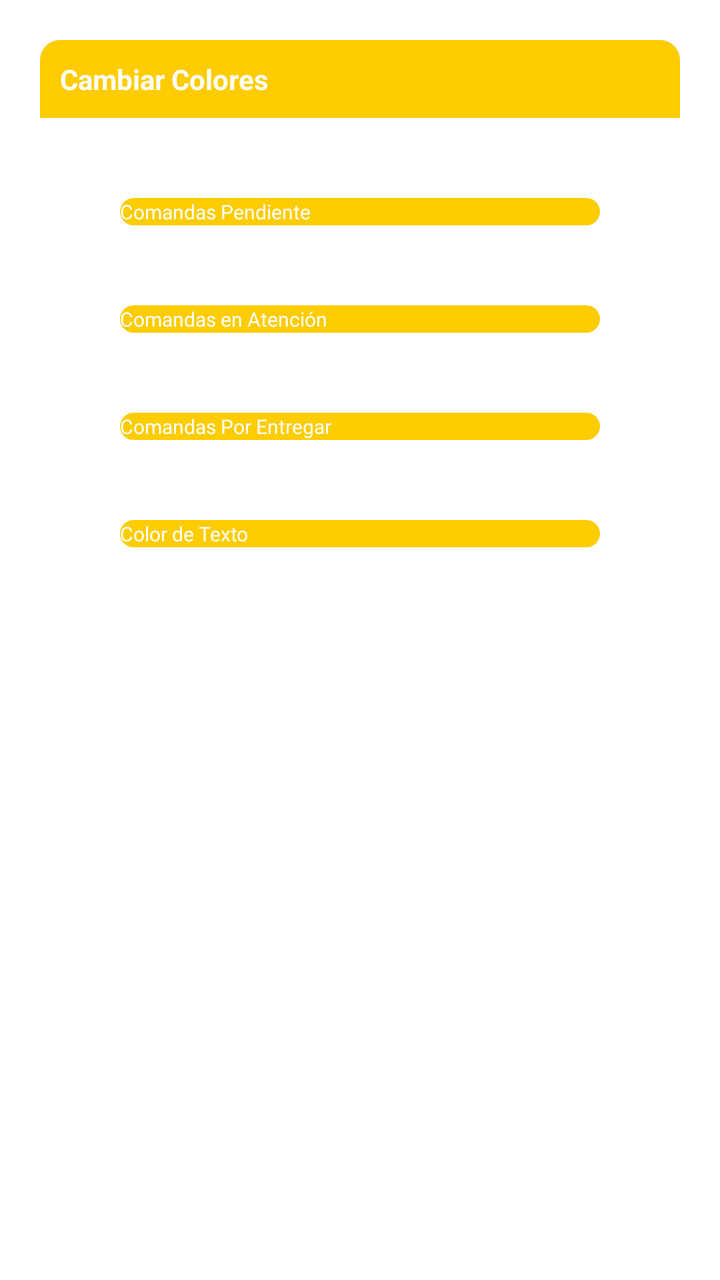
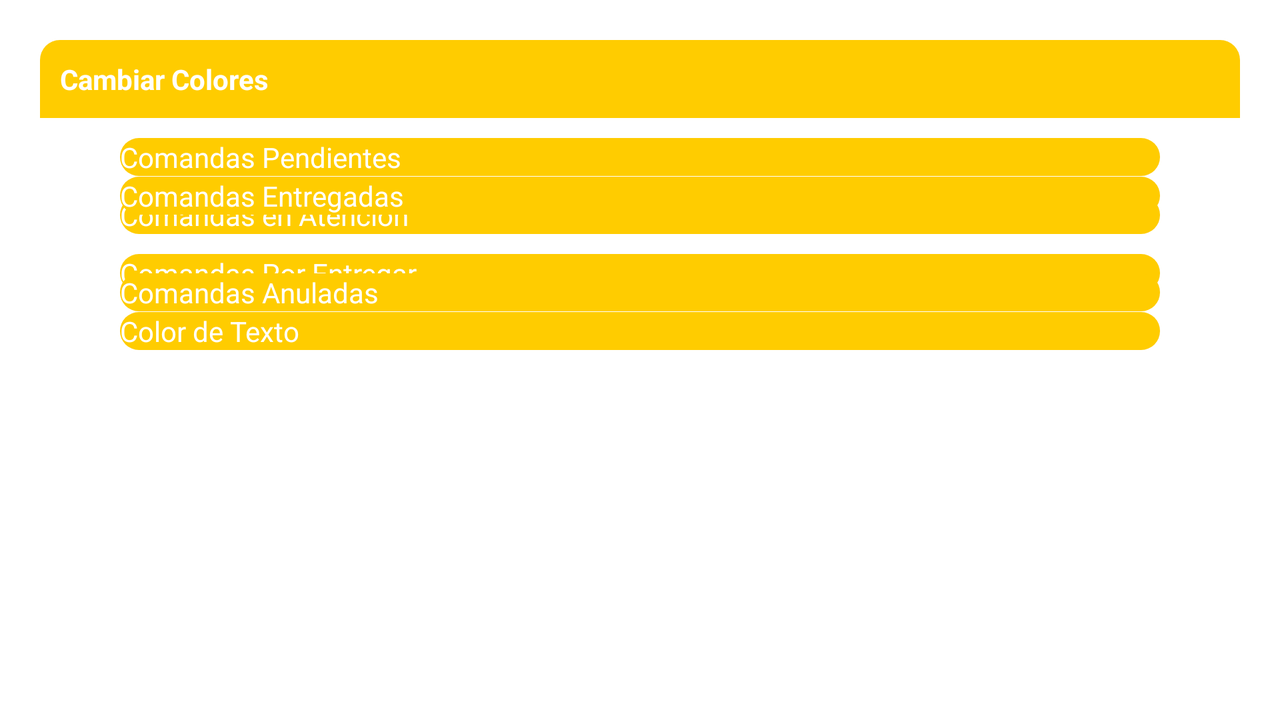

First picture: res/layout/ on a phone held upright. Second picture: the repository's own variant of that layout, on a device whose configuration matches the variant's folder. Source for both follows.
<!-- AndroidManifest.xml: application theme Theme.Responsive -->
<!-- res/layout/layout_color.xml -->
<?xml version="1.0" encoding="utf-8"?>
<androidx.constraintlayout.widget.ConstraintLayout xmlns:android="http://schemas.android.com/apk/res/android"
    xmlns:app="http://schemas.android.com/apk/res-auto"
    android:id="@+id/layoutDialogConfiguracion2"
    android:layout_width="match_parent"
    android:layout_height="wrap_content"
    android:layout_margin="20dp"
    android:padding="20dp"
    >
    <androidx.constraintlayout.widget.ConstraintLayout
        android:id="@+id/layoutDialog2"
        android:layout_width="match_parent"
        android:layout_height="wrap_content"
        android:background="@drawable/dialog_background"
        app:layout_constraintTop_toTopOf="parent"
        >

        <TextView
            android:id="@+id/textTitle"
            android:layout_width="match_parent"
            android:layout_height="wrap_content"
            android:background="@drawable/title__warning_background"
            android:padding="10dp"
            android:textColor="@color/colorWhite"
            android:textSize="14sp"
            android:textStyle="bold"
            android:text="Cambiar Colores"
            app:layout_constraintTop_toTopOf="parent"
            app:layout_constraintBottom_toTopOf="@+id/btnpendiente"
            />
        <Button
            android:id="@+id/btnpendiente"
            android:layout_width="0dp"
            android:layout_height="wrap_content"
            android:layout_marginStart="40dp"
            android:layout_marginEnd="40dp"
            android:layout_marginTop="40dp"

            android:background="@drawable/button_warning_background"
            android:textColor="@color/colorWhite"
            android:textSize="10sp"
            android:text="Comandas Pendiente"
            app:layout_constraintBottom_toTopOf="@+id/btnatencion"
            app:layout_constraintEnd_toEndOf="parent"
            app:layout_constraintStart_toStartOf="parent"
            app:layout_constraintTop_toBottomOf="@+id/textTitle" />
        <Button
            android:id="@+id/btnatencion"
            android:layout_width="0dp"
            android:layout_height="wrap_content"
            android:layout_marginStart="40dp"
            android:layout_marginEnd="40dp"
            android:layout_marginTop="40dp"

            android:background="@drawable/button_warning_background"
            android:textColor="@color/colorWhite"
            android:textSize="10sp"
            android:text="Comandas en Atención"
            app:layout_constraintBottom_toTopOf="@+id/btnentrega"
            app:layout_constraintEnd_toEndOf="parent"
            app:layout_constraintStart_toStartOf="parent"
            app:layout_constraintTop_toBottomOf="@+id/btnpendiente" />
        <Button
            android:id="@+id/btnentrega"
            android:layout_width="0dp"
            android:layout_height="wrap_content"
            android:layout_marginStart="40dp"
            android:layout_marginEnd="40dp"
            android:layout_marginTop="40dp"


            android:background="@drawable/button_warning_background"
            android:textColor="@color/colorWhite"
            android:textSize="10sp"
            android:text="Comandas Por Entregar"
            app:layout_constraintBottom_toTopOf="@+id/btncolortexto"
            app:layout_constraintEnd_toEndOf="parent"
            app:layout_constraintStart_toStartOf="parent"
            app:layout_constraintTop_toBottomOf="@+id/btnatencion" />
        <Button
            android:id="@+id/btncolortexto"
            android:layout_width="0dp"
            android:layout_height="wrap_content"
            android:layout_marginStart="40dp"
            android:layout_marginEnd="40dp"
            android:layout_marginTop="40dp"
            android:layout_marginBottom="40dp"

            android:background="@drawable/button_warning_background"
            android:textColor="@color/colorWhite"
            android:textSize="10sp"
            android:text="Color de Texto"
            app:layout_constraintBottom_toBottomOf="parent"
            app:layout_constraintEnd_toEndOf="parent"
            app:layout_constraintStart_toStartOf="parent"
            app:layout_constraintTop_toBottomOf="@+id/btnentrega" />
    </androidx.constraintlayout.widget.ConstraintLayout>
</androidx.constraintlayout.widget.ConstraintLayout>
<!-- resources referenced by this layout -->
<resources>
  <color name="colorWhite">#FFFFFFFF</color>
  <!-- drawable button_warning_background (drawable) -->
  <?xml version="1.0" encoding="utf-8"?>
  <shape xmlns:android="http://schemas.android.com/apk/res/android"
      android:shape="rectangle">
  <solid android:color="@color/colorWarning"/>
      <corners android:radius="20dp"/>
  </shape>
  <!-- drawable dialog_background (drawable) -->
  <?xml version="1.0" encoding="utf-8"?>
  <shape xmlns:android="http://schemas.android.com/apk/res/android"
      android:shape="rectangle">
  <solid android:color="@color/colorWhite"/>
      <corners android:radius="10dp"/>
  </shape>
  <!-- drawable title__warning_background (drawable) -->
  <?xml version="1.0" encoding="utf-8"?>
  <shape  xmlns:android="http://schemas.android.com/apk/res/android"
      android:shape="rectangle">
      <solid android:color="@color/colorWarning"></solid>
      <corners android:topLeftRadius="10dp"
          android:topRightRadius="10dp"/>
  </shape>
  <color name="colorWarning">#FFCC00</color>
</resources>
<!-- res/layout-w600dp/layout_color.xml (the author's variant of the layout above) -->
<!-- drawn on the phone turned sideways -->
<?xml version="1.0" encoding="utf-8"?>
<androidx.constraintlayout.widget.ConstraintLayout xmlns:android="http://schemas.android.com/apk/res/android"
    xmlns:app="http://schemas.android.com/apk/res-auto"
    android:id="@+id/layoutDialogConfiguracion2"
    android:layout_width="match_parent"
    android:layout_height="wrap_content"
    android:layout_margin="20dp"
    android:padding="20dp">
    <androidx.constraintlayout.widget.ConstraintLayout
        android:id="@+id/layoutDialog2"
        android:layout_width="match_parent"
        android:layout_height="wrap_content"
        android:background="@drawable/dialog_background"
        app:layout_constraintTop_toTopOf="parent">

        <TextView
            android:id="@+id/textTitle_layout_color"
            android:layout_width="match_parent"
            android:layout_height="wrap_content"
            android:background="@drawable/title__warning_background"
            android:padding="10dp"
            android:textColor="@color/colorWhite"
            android:textSize="14sp"
            android:textStyle="bold"
            android:text="Cambiar Colores"
            app:layout_constraintTop_toTopOf="parent"
            app:layout_constraintBottom_toTopOf="@+id/btnpendiente"
            />
        <Button
            android:id="@+id/btnpendiente"
            android:layout_width="0dp"
            android:layout_height="wrap_content"
            android:layout_marginStart="40dp"
            android:layout_marginEnd="40dp"
            android:layout_marginTop="10dp"

            android:background="@drawable/button_warning_background"
            android:textColor="@color/colorWhite"
            android:textSize="14sp"
            android:text="Comandas Pendientes"
            app:layout_constraintBottom_toTopOf="@+id/btnatencion"
            app:layout_constraintEnd_toEndOf="parent"
            app:layout_constraintStart_toStartOf="parent"
            app:layout_constraintTop_toBottomOf="@+id/textTitle_layout_color" />
        <Button
            android:id="@+id/btnatencion"
            android:layout_width="0dp"
            android:layout_height="wrap_content"
            android:layout_marginStart="40dp"
            android:layout_marginEnd="40dp"
            android:layout_marginTop="10dp"

            android:background="@drawable/button_warning_background"
            android:textColor="@color/colorWhite"
            android:textSize="14sp"
            android:text="Comandas en Atención"
            app:layout_constraintBottom_toTopOf="@+id/btnentrega"
            app:layout_constraintEnd_toEndOf="parent"
            app:layout_constraintStart_toStartOf="parent"
            app:layout_constraintTop_toBottomOf="@+id/btnpendiente" />
        <Button
            android:id="@+id/btnentrega"
            android:layout_width="0dp"
            android:layout_height="wrap_content"
            android:layout_marginStart="40dp"
            android:layout_marginEnd="40dp"
            android:layout_marginTop="10dp"


            android:background="@drawable/button_warning_background"
            android:textColor="@color/colorWhite"
            android:textSize="14sp"
            android:text="Comandas Por Entregar"
            app:layout_constraintBottom_toTopOf="@+id/btncolortexto"
            app:layout_constraintEnd_toEndOf="parent"
            app:layout_constraintStart_toStartOf="parent"
            app:layout_constraintTop_toBottomOf="@+id/btnatencion" />
        <Button
            android:id="@+id/btncolortexto"
            android:layout_width="0dp"
            android:layout_height="wrap_content"
            android:layout_marginStart="40dp"
            android:layout_marginEnd="40dp"
            android:layout_marginTop="10dp"
            android:layout_marginBottom="10dp"

            android:background="@drawable/button_warning_background"
            android:textColor="@color/colorWhite"
            android:textSize="14sp"
            android:text="Color de Texto"
            app:layout_constraintBottom_toBottomOf="parent"
            app:layout_constraintEnd_toEndOf="parent"
            app:layout_constraintStart_toStartOf="parent"
            app:layout_constraintTop_toBottomOf="@+id/btnentrega" />
        <Button
            android:id="@+id/btnentregadas"
            android:layout_width="0dp"
            android:layout_height="wrap_content"
            android:layout_marginStart="40dp"
            android:layout_marginEnd="40dp"
            android:layout_marginTop="10dp"

            android:background="@drawable/button_warning_background"
            android:textColor="@color/colorWhite"
            android:textSize="14sp"
            android:text="Comandas Entregadas"
            app:layout_constraintBottom_toTopOf="@+id/btnanuladas"
            app:layout_constraintEnd_toEndOf="parent"
            app:layout_constraintStart_toStartOf="parent"
            app:layout_constraintTop_toBottomOf="@+id/textTitle_layout_color" />
        <Button
            android:id="@+id/btnanuladas"
            android:layout_width="0dp"
            android:layout_height="wrap_content"
            android:layout_marginStart="40dp"
            android:layout_marginEnd="40dp"
            android:layout_marginTop="10dp"
            android:layout_marginBottom="10dp"
            android:background="@drawable/button_warning_background"
            android:textColor="@color/colorWhite"
            android:textSize="14sp"
            android:text="Comandas Anuladas"
            app:layout_constraintBottom_toBottomOf="parent"
            app:layout_constraintEnd_toEndOf="parent"
            app:layout_constraintStart_toStartOf="parent"
            app:layout_constraintTop_toBottomOf="@+id/btnentregadas" />
    </androidx.constraintlayout.widget.ConstraintLayout>
</androidx.constraintlayout.widget.ConstraintLayout>
